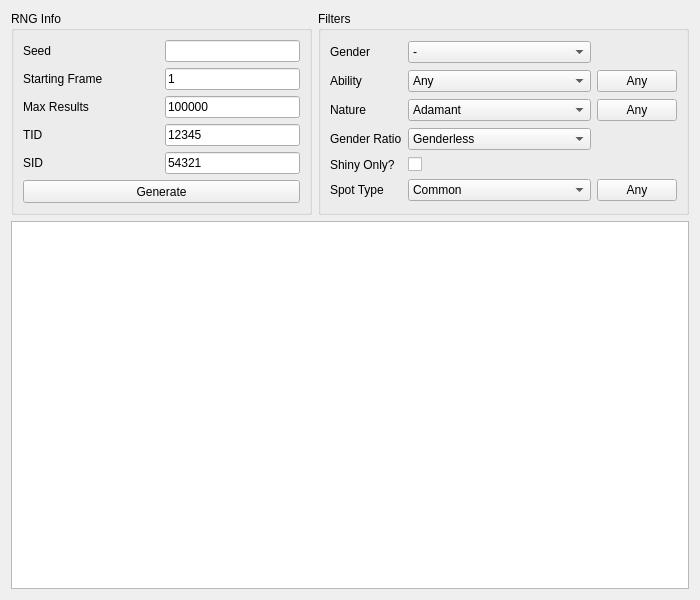
<?xml version="1.0" encoding="UTF-8"?>
<ui version="4.0">
 <class>PokeSpot</class>
 <widget class="QWidget" name="PokeSpot">
  <property name="geometry">
   <rect>
    <x>0</x>
    <y>0</y>
    <width>700</width>
    <height>600</height>
   </rect>
  </property>
  <property name="minimumSize">
   <size>
    <width>700</width>
    <height>600</height>
   </size>
  </property>
  <property name="windowTitle">
   <string>PokeSpot</string>
  </property>
  <layout class="QGridLayout" name="gridLayout_3">
   <item row="0" column="0">
    <widget class="QGroupBox" name="groupBoxRNGInfo">
     <property name="sizePolicy">
      <sizepolicy hsizetype="Preferred" vsizetype="Preferred">
       <horstretch>0</horstretch>
       <verstretch>1</verstretch>
      </sizepolicy>
     </property>
     <property name="minimumSize">
      <size>
       <width>0</width>
       <height>0</height>
      </size>
     </property>
     <property name="title">
      <string>RNG Info</string>
     </property>
     <layout class="QGridLayout" name="gridLayout">
      <item row="0" column="0">
       <widget class="QLabel" name="labelSeed">
        <property name="sizePolicy">
         <sizepolicy hsizetype="Minimum" vsizetype="Preferred">
          <horstretch>0</horstretch>
          <verstretch>0</verstretch>
         </sizepolicy>
        </property>
        <property name="text">
         <string>Seed</string>
        </property>
       </widget>
      </item>
      <item row="0" column="1">
       <widget class="TextBox" name="textBoxSeed">
        <property name="sizePolicy">
         <sizepolicy hsizetype="Preferred" vsizetype="Fixed">
          <horstretch>0</horstretch>
          <verstretch>0</verstretch>
         </sizepolicy>
        </property>
        <property name="maxLength">
         <number>8</number>
        </property>
       </widget>
      </item>
      <item row="1" column="0">
       <widget class="QLabel" name="labelStartingFrame">
        <property name="sizePolicy">
         <sizepolicy hsizetype="Minimum" vsizetype="Preferred">
          <horstretch>0</horstretch>
          <verstretch>0</verstretch>
         </sizepolicy>
        </property>
        <property name="text">
         <string>Starting Frame</string>
        </property>
       </widget>
      </item>
      <item row="1" column="1">
       <widget class="TextBox" name="textBoxStartingFrame">
        <property name="sizePolicy">
         <sizepolicy hsizetype="Preferred" vsizetype="Fixed">
          <horstretch>0</horstretch>
          <verstretch>0</verstretch>
         </sizepolicy>
        </property>
        <property name="text">
         <string notr="true">1</string>
        </property>
        <property name="maxLength">
         <number>10</number>
        </property>
       </widget>
      </item>
      <item row="2" column="0">
       <widget class="QLabel" name="labelMaxResults">
        <property name="sizePolicy">
         <sizepolicy hsizetype="Minimum" vsizetype="Preferred">
          <horstretch>0</horstretch>
          <verstretch>0</verstretch>
         </sizepolicy>
        </property>
        <property name="text">
         <string>Max Results</string>
        </property>
       </widget>
      </item>
      <item row="2" column="1">
       <widget class="TextBox" name="textBoxMaxResults">
        <property name="sizePolicy">
         <sizepolicy hsizetype="Preferred" vsizetype="Fixed">
          <horstretch>0</horstretch>
          <verstretch>0</verstretch>
         </sizepolicy>
        </property>
        <property name="text">
         <string notr="true">100000</string>
        </property>
        <property name="maxLength">
         <number>10</number>
        </property>
       </widget>
      </item>
      <item row="3" column="0">
       <widget class="QLabel" name="labelTID">
        <property name="sizePolicy">
         <sizepolicy hsizetype="Minimum" vsizetype="Preferred">
          <horstretch>0</horstretch>
          <verstretch>0</verstretch>
         </sizepolicy>
        </property>
        <property name="text">
         <string>TID</string>
        </property>
       </widget>
      </item>
      <item row="3" column="1">
       <widget class="TextBox" name="textBoxTID">
        <property name="sizePolicy">
         <sizepolicy hsizetype="Preferred" vsizetype="Fixed">
          <horstretch>0</horstretch>
          <verstretch>0</verstretch>
         </sizepolicy>
        </property>
        <property name="text">
         <string notr="true">12345</string>
        </property>
        <property name="maxLength">
         <number>5</number>
        </property>
       </widget>
      </item>
      <item row="4" column="0">
       <widget class="QLabel" name="labelSID">
        <property name="sizePolicy">
         <sizepolicy hsizetype="Minimum" vsizetype="Preferred">
          <horstretch>0</horstretch>
          <verstretch>0</verstretch>
         </sizepolicy>
        </property>
        <property name="text">
         <string>SID</string>
        </property>
       </widget>
      </item>
      <item row="4" column="1">
       <widget class="TextBox" name="textBoxSID">
        <property name="sizePolicy">
         <sizepolicy hsizetype="Preferred" vsizetype="Fixed">
          <horstretch>0</horstretch>
          <verstretch>0</verstretch>
         </sizepolicy>
        </property>
        <property name="text">
         <string notr="true">54321</string>
        </property>
        <property name="maxLength">
         <number>5</number>
        </property>
       </widget>
      </item>
      <item row="5" column="0" colspan="2">
       <widget class="QPushButton" name="pushButtonGenerate">
        <property name="minimumSize">
         <size>
          <width>0</width>
          <height>23</height>
         </size>
        </property>
        <property name="text">
         <string>Generate</string>
        </property>
       </widget>
      </item>
     </layout>
    </widget>
   </item>
   <item row="0" column="1">
    <widget class="QGroupBox" name="groupBoxFilters">
     <property name="sizePolicy">
      <sizepolicy hsizetype="Preferred" vsizetype="Preferred">
       <horstretch>0</horstretch>
       <verstretch>1</verstretch>
      </sizepolicy>
     </property>
     <property name="minimumSize">
      <size>
       <width>0</width>
       <height>0</height>
      </size>
     </property>
     <property name="title">
      <string>Filters</string>
     </property>
     <layout class="QGridLayout" name="gridLayout_2">
      <item row="0" column="0">
       <widget class="QLabel" name="labelGender">
        <property name="text">
         <string>Gender</string>
        </property>
       </widget>
      </item>
      <item row="0" column="1">
       <widget class="QComboBox" name="comboBoxGender">
        <item>
         <property name="text">
          <string notr="true">-</string>
         </property>
        </item>
        <item>
         <property name="text">
          <string notr="true">♂</string>
         </property>
        </item>
        <item>
         <property name="text">
          <string notr="true">♀</string>
         </property>
        </item>
       </widget>
      </item>
      <item row="1" column="0">
       <widget class="QLabel" name="labelAbility">
        <property name="text">
         <string>Ability</string>
        </property>
       </widget>
      </item>
      <item row="1" column="1">
       <widget class="QComboBox" name="comboBoxAbility">
        <item>
         <property name="text">
          <string>Any</string>
         </property>
        </item>
        <item>
         <property name="text">
          <string notr="true">0</string>
         </property>
        </item>
        <item>
         <property name="text">
          <string notr="true">1</string>
         </property>
        </item>
       </widget>
      </item>
      <item row="1" column="2">
       <widget class="QPushButton" name="pushButtonAnyAbility">
        <property name="sizePolicy">
         <sizepolicy hsizetype="Preferred" vsizetype="Fixed">
          <horstretch>0</horstretch>
          <verstretch>0</verstretch>
         </sizepolicy>
        </property>
        <property name="text">
         <string>Any</string>
        </property>
       </widget>
      </item>
      <item row="2" column="0">
       <widget class="QLabel" name="labelNature">
        <property name="text">
         <string>Nature</string>
        </property>
       </widget>
      </item>
      <item row="2" column="1">
       <widget class="CheckList" name="comboBoxNature">
        <item>
         <property name="text">
          <string>Adamant</string>
         </property>
        </item>
        <item>
         <property name="text">
          <string>Bold</string>
         </property>
        </item>
        <item>
         <property name="text">
          <string>Brave</string>
         </property>
        </item>
        <item>
         <property name="text">
          <string>Calm</string>
         </property>
        </item>
        <item>
         <property name="text">
          <string>Careful</string>
         </property>
        </item>
        <item>
         <property name="text">
          <string>Hasty</string>
         </property>
        </item>
        <item>
         <property name="text">
          <string>Impish</string>
         </property>
        </item>
        <item>
         <property name="text">
          <string>Jolly</string>
         </property>
        </item>
        <item>
         <property name="text">
          <string>Lonely</string>
         </property>
        </item>
        <item>
         <property name="text">
          <string>Mild</string>
         </property>
        </item>
        <item>
         <property name="text">
          <string>Modest</string>
         </property>
        </item>
        <item>
         <property name="text">
          <string>Naive</string>
         </property>
        </item>
        <item>
         <property name="text">
          <string>Naughty</string>
         </property>
        </item>
        <item>
         <property name="text">
          <string>Quiet</string>
         </property>
        </item>
        <item>
         <property name="text">
          <string>Rash</string>
         </property>
        </item>
        <item>
         <property name="text">
          <string>Relaxed</string>
         </property>
        </item>
        <item>
         <property name="text">
          <string>Sassy</string>
         </property>
        </item>
        <item>
         <property name="text">
          <string>Timid</string>
         </property>
        </item>
        <item>
         <property name="text">
          <string>Gentle</string>
         </property>
        </item>
        <item>
         <property name="text">
          <string>Lax</string>
         </property>
        </item>
        <item>
         <property name="text">
          <string>Bashful</string>
         </property>
        </item>
        <item>
         <property name="text">
          <string>Docile</string>
         </property>
        </item>
        <item>
         <property name="text">
          <string>Hardy</string>
         </property>
        </item>
        <item>
         <property name="text">
          <string>Quirky</string>
         </property>
        </item>
        <item>
         <property name="text">
          <string>Serious</string>
         </property>
        </item>
       </widget>
      </item>
      <item row="2" column="2">
       <widget class="QPushButton" name="pushButtonAnyNature">
        <property name="sizePolicy">
         <sizepolicy hsizetype="Preferred" vsizetype="Fixed">
          <horstretch>0</horstretch>
          <verstretch>0</verstretch>
         </sizepolicy>
        </property>
        <property name="text">
         <string>Any</string>
        </property>
       </widget>
      </item>
      <item row="3" column="0">
       <widget class="QLabel" name="labelGenderRatio">
        <property name="text">
         <string>Gender Ratio</string>
        </property>
       </widget>
      </item>
      <item row="3" column="1">
       <widget class="QComboBox" name="comboBoxGenderRatio">
        <item>
         <property name="text">
          <string>Genderless</string>
         </property>
        </item>
        <item>
         <property name="text">
          <string>50% Male / 50% Female</string>
         </property>
        </item>
        <item>
         <property name="text">
          <string>25% Male / 75% Female</string>
         </property>
        </item>
        <item>
         <property name="text">
          <string>75% Male / 25% Female</string>
         </property>
        </item>
        <item>
         <property name="text">
          <string>87.5% Male / 12.5% Female</string>
         </property>
        </item>
        <item>
         <property name="text">
          <string>100% Male</string>
         </property>
        </item>
        <item>
         <property name="text">
          <string>100% Female</string>
         </property>
        </item>
       </widget>
      </item>
      <item row="4" column="0">
       <widget class="QLabel" name="labelShinyOnly">
        <property name="text">
         <string>Shiny Only?</string>
        </property>
       </widget>
      </item>
      <item row="4" column="1">
       <widget class="QCheckBox" name="checkBoxShinyOnly">
        <property name="text">
         <string/>
        </property>
       </widget>
      </item>
      <item row="5" column="0">
       <widget class="QLabel" name="labelSpotType">
        <property name="text">
         <string>Spot Type</string>
        </property>
       </widget>
      </item>
      <item row="5" column="1">
       <widget class="CheckList" name="comboBoxSpotType">
        <item>
         <property name="text">
          <string>Common</string>
         </property>
        </item>
        <item>
         <property name="text">
          <string>Uncommon</string>
         </property>
        </item>
        <item>
         <property name="text">
          <string>Rare</string>
         </property>
        </item>
       </widget>
      </item>
      <item row="5" column="2">
       <widget class="QPushButton" name="pushButtonAnySpotType">
        <property name="sizePolicy">
         <sizepolicy hsizetype="Preferred" vsizetype="Fixed">
          <horstretch>0</horstretch>
          <verstretch>0</verstretch>
         </sizepolicy>
        </property>
        <property name="text">
         <string>Any</string>
        </property>
       </widget>
      </item>
     </layout>
    </widget>
   </item>
   <item row="1" column="0" colspan="2">
    <widget class="TableView" name="tableView">
     <property name="sizePolicy">
      <sizepolicy hsizetype="Expanding" vsizetype="Expanding">
       <horstretch>0</horstretch>
       <verstretch>2</verstretch>
      </sizepolicy>
     </property>
     <attribute name="verticalHeaderVisible">
      <bool>false</bool>
     </attribute>
    </widget>
   </item>
  </layout>
 </widget>
 <customwidgets>
  <customwidget>
   <class>TextBox</class>
   <extends>QLineEdit</extends>
   <header>Forms/Controls/TextBox.hpp</header>
  </customwidget>
  <customwidget>
   <class>TableView</class>
   <extends>QTableView</extends>
   <header>Forms/Controls/TableView.hpp</header>
  </customwidget>
  <customwidget>
   <class>CheckList</class>
   <extends>QComboBox</extends>
   <header>Forms/Controls/CheckList.hpp</header>
   <slots>
    <slot>resetChecks()</slot>
   </slots>
  </customwidget>
 </customwidgets>
 <tabstops>
  <tabstop>textBoxSeed</tabstop>
  <tabstop>textBoxStartingFrame</tabstop>
  <tabstop>textBoxMaxResults</tabstop>
  <tabstop>textBoxTID</tabstop>
  <tabstop>textBoxSID</tabstop>
  <tabstop>pushButtonGenerate</tabstop>
  <tabstop>comboBoxGender</tabstop>
  <tabstop>comboBoxAbility</tabstop>
  <tabstop>pushButtonAnyAbility</tabstop>
  <tabstop>comboBoxNature</tabstop>
  <tabstop>pushButtonAnyNature</tabstop>
  <tabstop>comboBoxGenderRatio</tabstop>
  <tabstop>checkBoxShinyOnly</tabstop>
  <tabstop>comboBoxSpotType</tabstop>
  <tabstop>pushButtonAnySpotType</tabstop>
  <tabstop>tableView</tabstop>
 </tabstops>
 <resources/>
 <connections>
  <connection>
   <sender>pushButtonAnySpotType</sender>
   <signal>clicked()</signal>
   <receiver>comboBoxSpotType</receiver>
   <slot>resetChecks()</slot>
   <hints>
    <hint type="sourcelabel">
     <x>669</x>
     <y>179</y>
    </hint>
    <hint type="destinationlabel">
     <x>588</x>
     <y>176</y>
    </hint>
   </hints>
  </connection>
  <connection>
   <sender>pushButtonAnyNature</sender>
   <signal>clicked()</signal>
   <receiver>comboBoxNature</receiver>
   <slot>resetChecks()</slot>
   <hints>
    <hint type="sourcelabel">
     <x>660</x>
     <y>96</y>
    </hint>
    <hint type="destinationlabel">
     <x>620</x>
     <y>95</y>
    </hint>
   </hints>
  </connection>
 </connections>
</ui>
